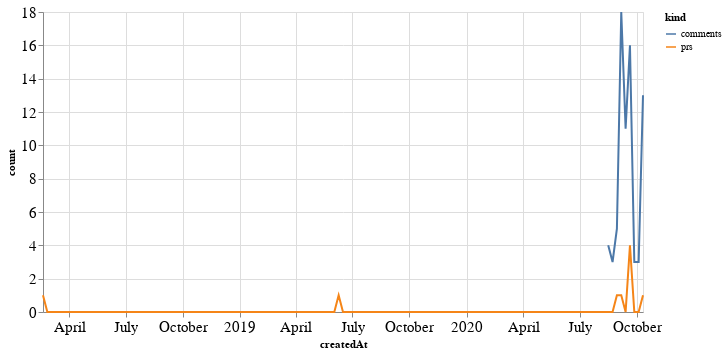

The notebook cell saved with this chart:
### Code cell
alt.Chart(total_time, width=600).mark_line().encode(
    x='createdAt',
    y='count',
    color='kind'
)

### Figure 1 — Vega-Lite specification as saved in the notebook (floating-point values rounded to 4 significant figures; data arrays with more than 128 entries replaced by an {"elided": "..."} marker saying what was removed)
{"config": {"axisLeft": {"labelFontSize": 15}, "axisBottom": {"labelFontSize": 15}}, "data": {"name": "data-7c2441e837cb21cee536670565cfafac"}, "mark": "line", "encoding": {"color": {"type": "nominal", "field": "kind"}, "x": {"type": "temporal", "field": "createdAt"}, "y": {"type": "quantitative", "field": "count"}}, "width": 600, "$schema": "https://vega.github.io/schema/vega-lite/v4.8.1.json", "datasets": {"data-7c2441e837cb21cee536670565cfafac": {"elided": "278 records"}}}
